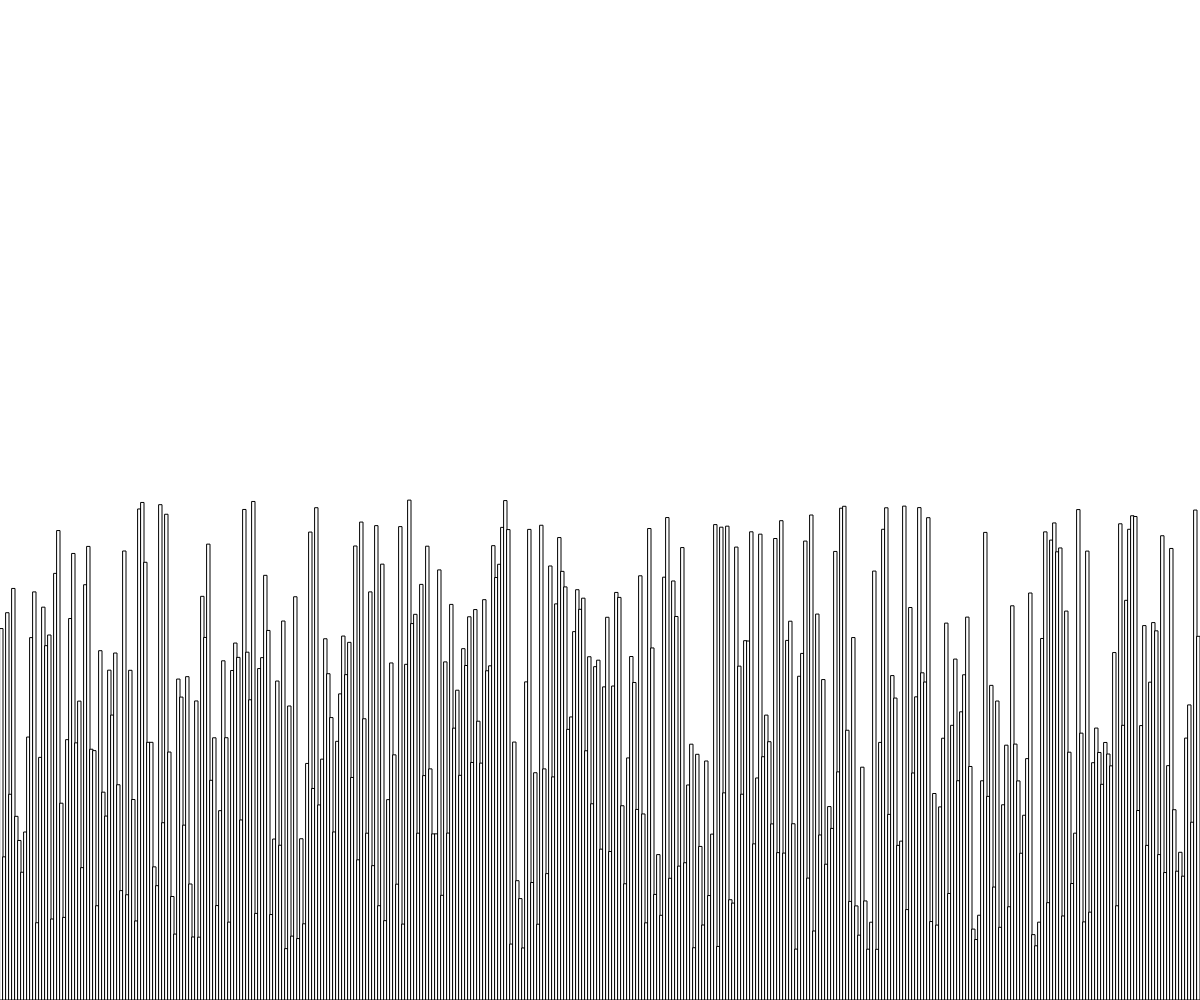
Frame 1 (no input)
Frame 60 (no input): identical to frame 1, image omitted
Frame 120 (the mouse pressed at the canvas centre since frame 60): identical to frame 1, image omitted

The p5.js sketch that drew this single still picture (run headless with seeded random() and noise() and a simulated clock; from frame 60 on, the mouse is pressed at the canvas centre):

// p5.js sketch
// ── sketch.js
// Project Title
// Gary Wang
// March, 4th, 2025
//
//Starter Code for our
//Terrain Generation Project
let rectWidth=3;

function setup() {
  createCanvas(windowWidth, windowHeight);
  generateTerrain();
}

function generateTerrain(){
  // use a loop to generate and draw 
  //several rectangles side to side 
  //to look like some 2D terrain
  rectMode(CORNERS);

  for(let x = 0; x <width; x += rectWidth){
    //generate a random height. 
    //change this form using random() to noise()
    let rectHeight = random(50,500); //

    //calculate the other corner of our rectangle
    let x2 = x + rectWidth;
    let y2 = height - rectHeight;


    rect(x, height, x2,y2);
  }
  rectMode(CORNER);

}
function draw() {
  //background(220);
  //generateTerrain();
}
